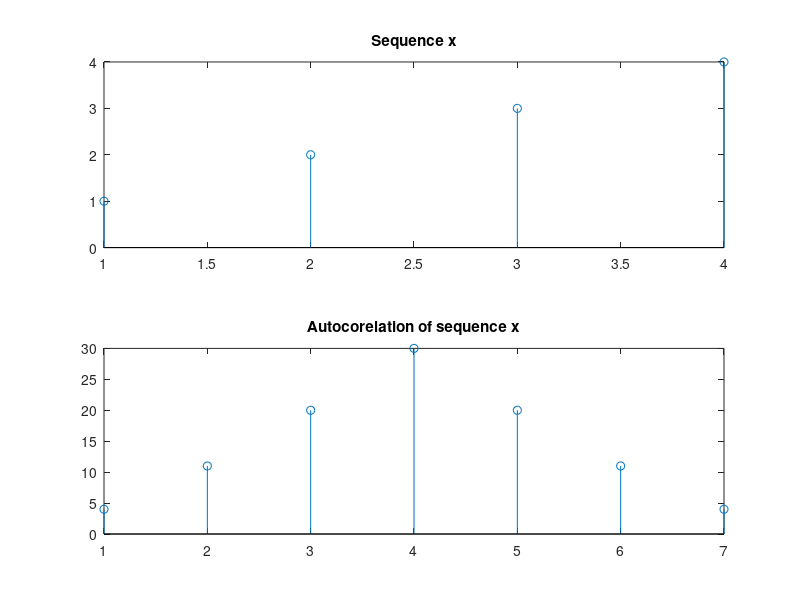

This figure's MATLAB source:
clc;
close all;
clear all;
x=[1,2,3,4];
subplot(2,1,1);
stem(x)
title('Sequence x');
y=xcorr(x);
subplot(2,1,2);
stem(y)
title('Autocorelation of sequence x')